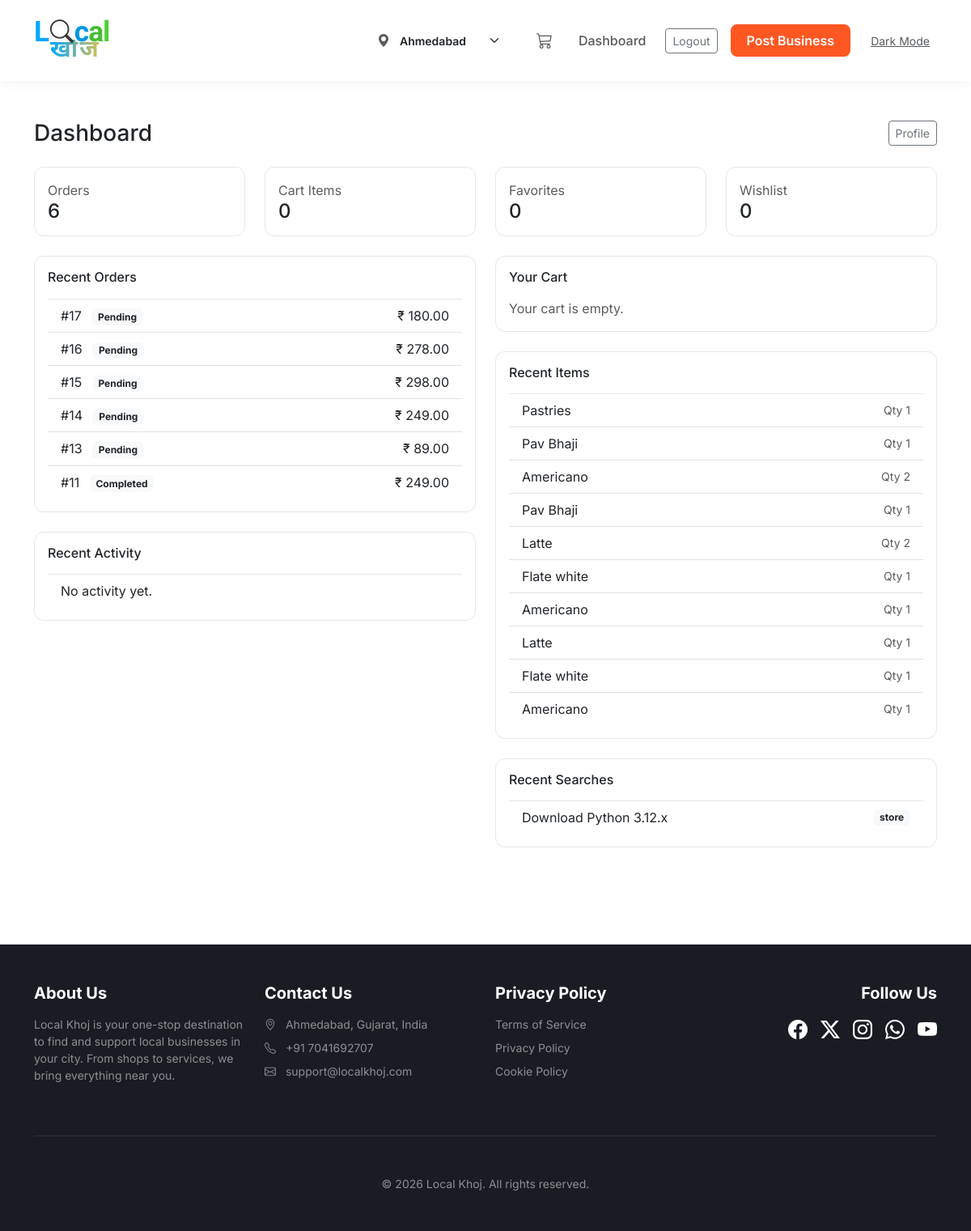
Page /dashboard/ (signed in) on the committed database.
### cart/models.py (models this page shows, shortened)
class Cart(models.Model):
    user = models.ForeignKey(
        settings.AUTH_USER_MODEL,
        on_delete=models.CASCADE
    )
    created_at = models.DateTimeField(auto_now_add=True)
    class Meta:
        verbose_name_plural = "Cart"

### orders/models.py (models this page shows, shortened)
class Order(models.Model):
    STATUS_CHOICES = (
        ('pending', 'Pending'),
        ('confirmed', 'Confirmed'),
        ('processing', 'Processing'),
        ('shipped', 'Shipped'),
        ('out_for_delivery', 'Out for Delivery'),
        ('completed', 'Completed'),
        ('delivered', 'Delivered'),
        ('cancelled', 'Cancelled'),
    )
    user = models.ForeignKey(
        settings.AUTH_USER_MODEL,
        on_delete=models.CASCADE
    )
    total_amount = models.DecimalField(max_digits=12, decimal_places=2)
    delivery_address = models.TextField(blank=True, null=True)
    delivery_phone = models.CharField(max_length=20, blank=True, null=True)
    delivery_name = models.CharField(max_length=100, blank=True, null=True)
    is_service_order = models.BooleanField(default=False)
    status = models.CharField(
        max_length=20,
        choices=STATUS_CHOICES,
        default='pending'
    )
    created_at = models.DateTimeField(auto_now_add=True)
    class Meta:
        db_table = 'order_order'
        verbose_name_plural = "Order"

class OrderItem(models.Model):
    order = models.ForeignKey(
        Order,
        related_name='items',
        on_delete=models.CASCADE
    )
    product = models.ForeignKey(
        Product,
        on_delete=models.SET_NULL,
        null=True,
        blank=True
    )
    service = models.ForeignKey(
        Service,
        on_delete=models.SET_NULL,
        null=True,
        blank=True
    )
    quantity = models.PositiveIntegerField(default=1)
    price = models.DecimalField(
        max_digits=10,
        decimal_places=2
    )  # snapshot price
    class Meta:
        db_table = 'order_item'
        verbose_name_plural = "Order item"

### products/models.py (models this page shows, shortened)
class Product(models.Model):
    store = models.ForeignKey(Store, on_delete=models.CASCADE)
    category = models.ForeignKey(ProductCategory, on_delete=models.SET_NULL, null=True)
    store_category = models.ForeignKey(StoreItemCategory, on_delete=models.SET_NULL, null=True, blank=True)
    name = models.CharField(max_length=200)
    slug = models.SlugField(unique=True)
    description = models.TextField(blank=True, null=True)
    price = models.DecimalField(max_digits=10, decimal_places=2)
    discount_price = models.DecimalField(max_digits=10, decimal_places=2, blank=True, null=True)
    stock = models.PositiveIntegerField(default=0)
    image = models.ImageField(upload_to='products/', blank=True, null=True)
    is_active = models.BooleanField(default=True)
    created_at = models.DateTimeField(auto_now_add=True)
    class Meta:
        db_table = 'product_product'
        verbose_name_plural = "Product"

### core/models.py (models this page shows, shortened)
class SearchQuery(models.Model):
    query = models.CharField(max_length=255, db_index=True)
    search_type = models.CharField(
        max_length=50,
        choices=[
            ('store', 'Store'),
            ('product', 'Product'),
            ('service', 'Service'),
            ('category', 'Category'),
            ('location', 'Location'),
        ],
        default='store'
    )
    user = models.ForeignKey(
        settings.AUTH_USER_MODEL,
        null=True,
        blank=True,
        on_delete=models.SET_NULL,
        related_name='search_queries'
    )
    location = models.CharField(max_length=255, blank=True)
    results_count = models.PositiveIntegerField(default=0)
    created_at = models.DateTimeField(auto_now_add=True)
    class Meta:
        ordering = ['-created_at']
        indexes = [
            models.Index(fields=['query', '-created_at']),
            models.Index(fields=['-created_at']),
        ]

### core/views.py (the view)
# urls.py: path("", views.dashboard, name="dashboard"),
@login_required
def dashboard(request):
    from orders.models import Order, OrderItem
    from cart.models import Cart
    try:
        from stores.models import FavoriteStore
        fav_count = FavoriteStore.objects.filter(user=request.user).count()
    except Exception:
        fav_count = 0
    try:
        from products.models import WishlistItem
        wish_count = WishlistItem.objects.filter(user=request.user).count()
    except Exception:
        wish_count = 0
    orders = Order.objects.filter(user=request.user).order_by("-created_at")[:10]
    status_counts = orders.values("status").annotate(c=Count("id"))
    status_map = {s["status"]: s["c"] for s in status_counts}
    cart = Cart.objects.filter(user=request.user).first()
    interactions = UserInteraction.objects.filter(user=request.user).order_by("-created_at")[:20]
    searches = SearchQuery.objects.filter(user=request.user).order_by("-created_at")[:10]
    recent_items = OrderItem.objects.filter(order__user=request.user).select_related("product", "service", "order").order_by("-order__created_at")[:10]
    return render(request, "dashboard.html", {
        "orders": orders,
        "status_map": status_map,
        "cart": cart,
        "favorites_count": fav_count,
        "wishlist_count": wish_count,
        "interactions": interactions,
        "searches": searches,
        "recent_items": recent_items,
    })

### core/context_processors.py (called while the page is built)
def global_data(request):
    try:
        cities = list(City.objects.values_list("name", flat=True).distinct().order_by("name"))
    except Exception:
        cities = []
    selected_city = request.GET.get("city") or request.session.get("city") or ""
    user_store = None
    if request.user.is_authenticated:
        user_store = Store.objects.filter(vendor=request.user).first()
    return {
        "cities": cities,
        "selected_city": selected_city,
        "user_store": user_store,
    }

### core/templatetags/core_tags.py (called while the page is built)
@register.filter
def slugify(value):
    try:
        return dj_slugify(value or "")
    except Exception:
        return ""

@register.simple_tag
def get_cart_count(user):
    if not user.is_authenticated:
        return 0
    from cart.models import Cart
    cart = Cart.objects.filter(user=user).first()
    if cart:
        return sum(item.quantity for item in cart.items.all())
    return 0

### templates/dashboard.html
{% extends "base.html" %}
{% block content %}
<div class="container py-5">
  <div class="d-flex align-items-center justify-content-between mb-4">
    <h3 class="mb-0">Dashboard</h3>
    <a href="{% url 'user:profile' %}" class="btn btn-outline-secondary btn-sm">Profile</a>
  </div>
  <div class="row mb-4">
    <div class="col-md-3">
      <div class="card p-3">
        <div class="text-muted">Orders</div>
        <div class="h4 mb-0">{{ orders|length }}</div>
      </div>
    </div>
    <div class="col-md-3">
      <div class="card p-3">
        <div class="text-muted">Cart Items</div>
        <div class="h4 mb-0">{% if cart %}{{ cart.items.count }}{% else %}0{% endif %}</div>
      </div>
    </div>
    <div class="col-md-3">
      <div class="card p-3">
        <div class="text-muted">Favorites</div>
        <div class="h4 mb-0">{{ favorites_count }}</div>
      </div>
    </div>
    <div class="col-md-3">
      <div class="card p-3">
        <div class="text-muted">Wishlist</div>
        <div class="h4 mb-0">{{ wishlist_count }}</div>
      </div>
    </div>
  </div>
  <div class="row">
    <div class="col-lg-6">
      <div class="card p-3 mb-4">
        <h6 class="mb-3">Recent Orders</h6>
        <ul class="list-group list-group-flush">
          {% for o in orders %}
          <li class="list-group-item d-flex justify-content-between align-items-center">
            <span>#{{ o.id }} <span class="badge bg-light text-dark text-capitalize ms-2">{{ o.status }}</span></span>
            <span>₹ {{ o.total_amount }}</span>
          </li>
          {% empty %}
          <li class="list-group-item">No orders yet.</li>
          {% endfor %}
        </ul>
      </div>
      <div class="card p-3 mb-4">
        <h6 class="mb-3">Recent Activity</h6>
        <ul class="list-group list-group-flush">
          {% for i in interactions %}
          <li class="list-group-item d-flex justify-content-between align-items-center">
            <span class="text-capitalize">{{ i.interaction_type }}</span>
            <span class="small text-muted">{{ i.created_at }}</span>
          </li>
          {% empty %}
          <li class="list-group-item">No activity yet.</li>
          {% endfor %}
        </ul>
      </div>
    </div>
    <div class="col-lg-6">
      <div class="card p-3 mb-4">
        <h6 class="mb-3">Your Cart</h6>
        {% if cart and cart.items.all %}
        <ul class="list-group list-group-flush">
          {% for it in cart.items.all %}
          <li class="list-group-item d-flex justify-content-between align-items-center">
            <span>{% firstof it.product.name it.service.name "-" %}</span>
            <span>Qty {{ it.quantity }}</span>
          </li>
          {% endfor %}
        </ul>
        <div class="text-end mt-2">Total: ₹ {{ cart.get_total }}</div>
        <div class="text-end mt-2">
          <a href="{% url 'cart_view' %}" class="btn btn-sm btn-outline-primary">View Cart</a>
          <a href="{% url 'checkout' %}" class="btn btn-sm btn-success">Checkout</a>
        </div>
        {% else %}
        <div class="text-muted">Your cart is empty.</div>
        {% endif %}
      </div>
      <div class="card p-3 mb-4">
        <h6 class="mb-3">Recent Items</h6>
        <ul class="list-group list-group-flush">
          {% for it in recent_items %}
          <li class="list-group-item d-flex justify-content-between align-items-center">
            <span>{% firstof it.product.name it.service.name "-" %}</span>
            <span class="small text-muted">Qty {{ it.quantity }}</span>
          </li>
          {% empty %}
          <li class="list-group-item">No recent items.</li>
          {% endfor %}
        </ul>
      </div>
      <div class="card p-3 mb-4">
        <h6 class="mb-3">Recent Searches</h6>
        <ul class="list-group list-group-flush">
          {% for s in searches %}
          <li class="list-group-item d-flex justify-content-between align-items-center">
            <span>{{ s.query }}</span>
            <span class="badge bg-light text-dark">{{ s.search_type }}</span>
          </li>
          {% empty %}
          <li class="list-group-item">No searches yet.</li>
          {% endfor %}
        </ul>
      </div>
    </div>
  </div>
</div>
{% endblock %}

### templates/base.html (style rules this page uses)
:root { --lk-primary: #324bc9; --lk-secondary: #6a82fb; --lk-accent: #ff9f43; --lk-body-bg: #ffffff; --lk-body-fg: #212529; --lk-card-bg: #ffffff; --lk-card-border: #e5e7eb; --lk-surface-1: #f8f9fa; --lk-dark-bg: #1a1c23; }
body { font-family: 'Inter', sans-serif; background: var(--lk-body-bg); color: var(--lk-body-fg); transition: background-color 0.3s, color 0.3s; }
.card { background: var(--lk-card-bg); border: 1px solid var(--lk-card-border); border-radius: 12px; overflow: hidden; transition: transform 0.2s, box-shadow 0.2s; }

### rows in the picture
Cart: items.count "0"
Order: id "17", status "Pending", total_amount "180.00"
Order: id "16", status "Pending", total_amount "278.00"
Order: id "15", status "Pending", total_amount "298.00"
Order: id "14", status "Pending", total_amount "249.00"
Order: id "13", status "Pending", total_amount "89.00"
Order: id "11", status "Completed", total_amount "249.00"
OrderItem: product.name "Pastries", quantity "1"
OrderItem: product.name "Pav Bhaji", quantity "1"
OrderItem: product.name "Americano", quantity "2"
OrderItem: product.name "Pav Bhaji", quantity "1"
OrderItem: product.name "Latte", quantity "2"
OrderItem: product.name "Flate white", quantity "1"
OrderItem: product.name "Americano", quantity "1"
OrderItem: product.name "Latte", quantity "1"
OrderItem: product.name "Flate white", quantity "1"
OrderItem: product.name "Americano", quantity "1"
SearchQuery: query "Download Python 3.12.x", search_type "store"

### other values in the picture
{{ orders|length }} "6"
{{ favorites_count }} "0"
{{ wishlist_count }} "0"
form field value "Ahmedabad"
